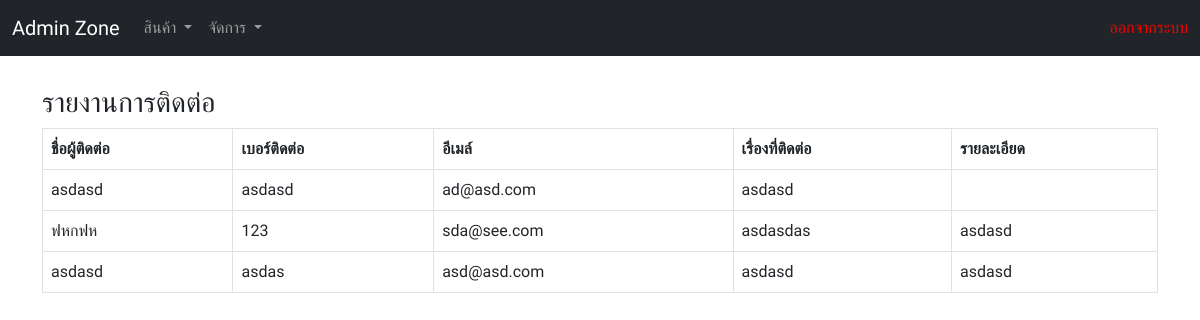
Screenshot of /ShoesWebapp/report_admin.php (signed in) with the database file from the repository.
### tables this page shows
CREATE TABLE `report` (
  `Report_Name` varchar(255) NOT NULL,
  `Report_Phone` varchar(255) NOT NULL,
  `Report_Email` varchar(255) NOT NULL,
  `Report_Topic` varchar(255) NOT NULL,
  `Report_Detail` varchar(255) NOT NULL
);

### ShoesWebapp/report_admin.php (the view, shortened to what this page needs)
<?php
    include_once 'database.php';
    $sql = "SELECT * FROM report";
    $result = $conn->query($sql);
    if(!$_SESSION['Status'] == "Admin") {
        header("Location: index.php");
    }
    else {
?>
<!DOCTYPE html>
<html lang="en">
<head>
    <link href="https://cdn.jsdelivr.net/npm/bootstrap@5.0.2/dist/css/bootstrap.min.css" rel="stylesheet">
    <link rel='stylesheet' href='https://use.fontawesome.com/releases/v5.3.1/css/all.css'>
    <link rel="stylesheet" href="./css/style.css">
</head>
<body>
<nav class="navbar navbar-expand-lg navbar-dark  bg-dark">
    <div class="container-fluid">
        <a class="navbar-brand" href="./admin.php">Admin Zone</a>
        <div class="collapse navbar-collapse" id="navbarSupportedContent">
        <ul class="navbar-nav me-auto mb-2 mb-lg-0">
            <li class="nav-item dropdown">
                <a class="nav-link dropdown-toggle" href="#" id="navbarDropdown" role="button" data-bs-toggle="dropdown" aria-expanded="false">
                    สินค้า
                </a>
            </li>
            <li class="nav-item dropdown">
                <a class="nav-link dropdown-toggle" href="#" id="navbarDropdown" role="button" data-bs-toggle="dropdown" aria-expanded="false">
                    จัดการ
                </a>
            </li>
        </ul>
        <form class="d-flex">
                <a href="index.php?logout='1'" style="color: red;"><span>ออกจากระบบ</span></a>
        </form>
        </div>
    </div>
    </nav>
    <section>
        <div class="container">
            <div class="row">
            <h3>รายงานการติดต่อ</h3>
            <div class="table-responsive">
                <table class="table table-bordered">
                    <tr>
                        <th align='center'>ชื่อผู้ติดต่อ</th>
                        <th align='center'>เบอร์ติดต่อ</th>
                        <th align='center'>อีเมล์</th>
                        <th align='center'>เรื่องที่ติดต่อ</th>
                        <th align='center'>รายละเอียด</th>
                    </tr>
                    <?php
                        while($row = mysqli_fetch_array($result, MYSQLI_ASSOC)){
                    ?>
                    <tr>
                        <td><?php echo $row["Report_Name"] ?></td>
                        <td><?php echo $row["Report_Phone"] ?></td>
                        <td><?php echo $row["Report_Email"] ?></td>
                        <td><?php echo $row["Report_Topic"] ?></td>
                        <td><?php echo $row["Report_Detail"] ?></td>
                    </tr>
                    <?php } ?>
                </table>
            </div>
            </div>
        </div>
    </section>
</body>
</html>
<?php
    }
?>

### ShoesWebapp/css/style.css (style rules this page uses)
* { margin: 0; padding: 0; box-sizing: border-box; font-family: "Prompt", sans-serif; }
a { text-decoration: none; }
section { margin-top: 30px; margin-bottom: 30px; }
.nav-link { text-decoration: none; color: white; }

### rows the page displays
report: Report_Name "asdasd", Report_Phone "asdasd", Report_Email "ad@asd.com", Report_Topic "asdasd"
report: Report_Name "ฟหกฟห", Report_Phone "123", Report_Email "sda@see.com", Report_Topic "asdasdas", Report_Detail "asdasd"
report: Report_Name "asdasd", Report_Phone "asdas", Report_Email "asd@asd.com", Report_Topic "asdasd", Report_Detail "asdasd"
